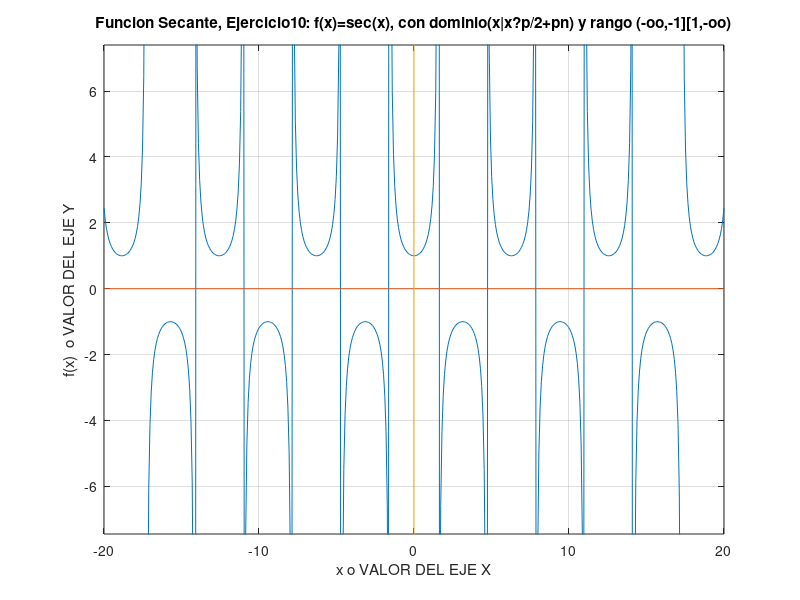

Write MATLAB code to recreate this figure.
% Octave Script 
% Title             :TEMA 2.5 FUNCIONES TRSCENDENTES:TRIGONOMETRICAS, LOGARITMICAS Y EXPONENCIALES
% Actividad         :21 F. Determinar,dominio,rango,tipo de funcion (Inyectiva,Suprayectiva y Biyectiva). Graficacion de las Funciones
% School            :Colegio de Estudios Superiores de Jilotepec (TESJI)
% Carer             :Ingenieria en Sistemas Computacionales (ISC)
% Authors           :Garcia Garcia Lorena 
% Date              :24/11/2021
% Version           :1.0
% Usage             :octave/path/
% Notes             :Se requiere de la aplicacion de Octave para poder dar solucion a los problemas referentes a "LOS TIPOS DE FUNCIONES"
% Funcion numero    :#10
% Matricule         :202123044
%                   :https://octaveintro.rradtrdees.ln/en/latrest/index.html
%Borrar todo lo que se muestra en la hoja o comando windows (BTMHC)
clc
%Limpiamos variables (LV)
clear
%Deteminar Funcion para graficar (DFG)
ezplot ('sec(x)',[-20,20]);
hold on;
grid on;
%Plotear la funcion a graficar (PFG)
plot ([-20,20],[0,0]);
plot([0,0],[-8,8]);
hold off;
%Titulo de la funcion (TF)
title("Funcion Secante, Ejercicio10: f(x)=sec(x), con dominio(x|x?p/2+pn) y rango (-oo,-1][1,-oo)");
%Determinar el valor del eje x (D.x)
xlabel("x o VALOR DEL EJE X");
%Determinar el valor del eje y (D.y)
ylabel("f(x)  o VALOR DEL EJE Y");
%Dominio de la Funcion (DF)
disp ('El dominio de la funcion es: (x|x?p/2+pn)');
%Rango de la Funcion (DF)
disp ('El rango de la funcion es: (-oo,-1][1,-oo)');
%Tipo de la Funcion(TF)
disp('Esta no cuenta con ninguna de los tres tipos de funciones precentadas por lo tanto Secante');
disp ('xER/{?/2+k?},kEZ(x pertenece a los numeros reales entre ?/2 que pertenecen a los numeros naturales)');
%Finalizacion del Codigo(FC)
disp('El codigo y graficacion de la funcion pospuesta ha finalizado');
